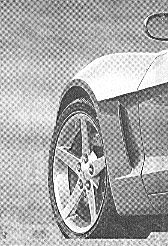
#> input picture Atividades - Filtragem Frequência/car.tif, 168 x 246 px
$ python Atividade6.py
#> lines starting #> are read from the running program, lines starting #| are printed output that depends on the picture
import numpy as np
import matplotlib.pyplot as plt
import cv2

# Carregar a imagem
imagem = cv2.imread('car.tif', cv2.IMREAD_GRAYSCALE)
#> imagem is the input picture: shape (246, 168); min 0, max 255, mean 169.7

# Calcular o espectro de Fourier da imagem
espectro_fourier = np.fft.fft2(imagem)
espectro_fourier_centralizado = np.fft.fftshift(espectro_fourier)

# Dimensões da imagem
altura, largura = imagem.shape
#> altura = 246; largura = 168

# Criar grades de frequência para a aplicação dos filtros
x, y = np.meshgrid(np.arange(-largura/2, largura/2), np.arange(-altura/2, altura/2))
raio = np.sqrt(x**2 + y**2)

# Definir as frequências de corte para o filtro passa-banda
frequencia_corte_inferior = 0.3
frequencia_corte_superior = 0.9

# Filtro passa-alta para realçar frequências acima da frequência de corte inferior
filtro_passa_alta = (raio > frequencia_corte_inferior).astype(float)

# Filtro passa-baixa para eliminar frequências acima da frequência de corte superior
filtro_passa_baixa = (raio <= frequencia_corte_superior).astype(float)

# Combinar os filtros passa-alta e passa-baixa para criar o filtro passa-banda
filtro_passa_banda = filtro_passa_alta * filtro_passa_baixa

# Aplicar o filtro passa-banda ao espectro de Fourier
espectro_filtrado_passa_banda = espectro_fourier_centralizado * filtro_passa_banda

# Transformada inversa de Fourier para obter a imagem filtrada
imagem_filtrada_passa_banda = np.abs(np.fft.ifft2(np.fft.ifftshift(espectro_filtrado_passa_banda)))
#> imagem_filtrada_passa_banda: shape (246, 168) float64; every value is 0

# Exibir as imagens
plt.figure(figsize=(12, 8))

# Imagem original
plt.subplot(2, 3, 1)
plt.imshow(imagem, cmap='gray')
plt.title('Imagem Original')

# Espectro de Fourier
plt.subplot(2, 3, 2)
plt.imshow(np.log(np.abs(espectro_fourier_centralizado) + 1), cmap='gray')
plt.title('Espectro de Fourier')

# Filtro Passa-Banda
plt.subplot(2, 3, 3)
plt.imshow(filtro_passa_banda, cmap='gray')
plt.title('Filtro Passa-Banda')

# Imagem Resultante após Filtro Passa-Banda
plt.subplot(2, 3, 4)
plt.imshow(imagem_filtrada_passa_banda, cmap='gray')
plt.title('Imagem após Filtro Passa-Banda')

plt.tight_layout()
plt.show()
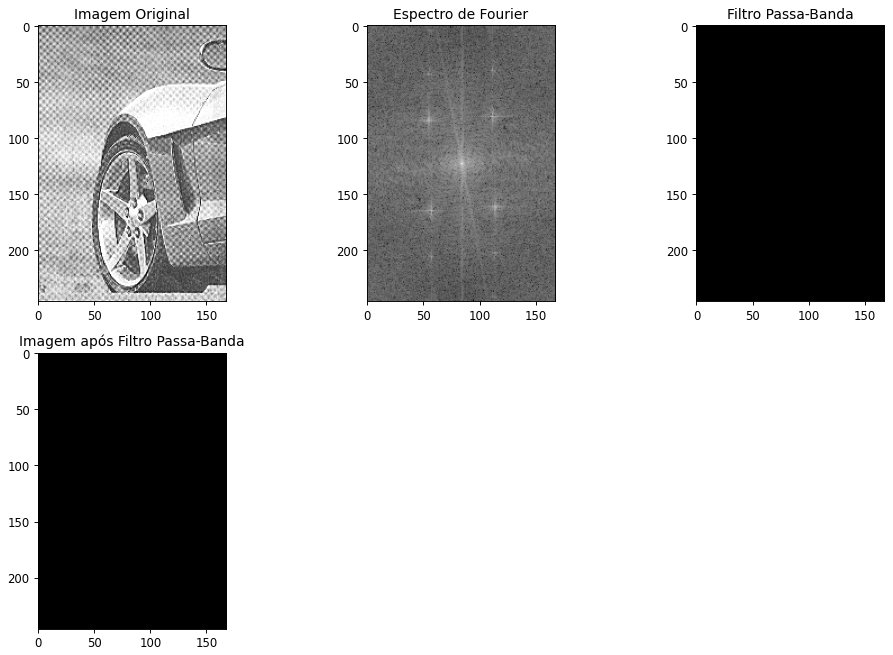
#> figure drawn by matplotlib, 4 panels
